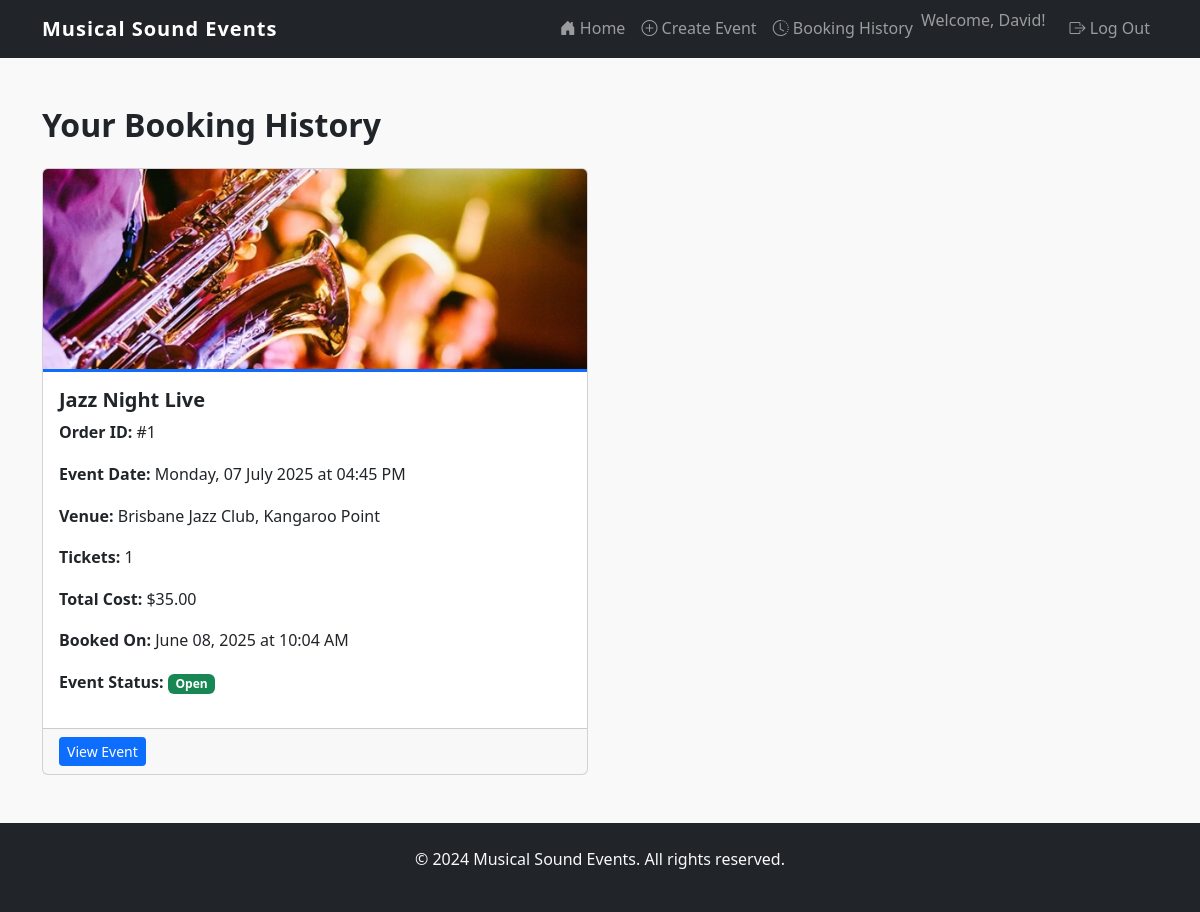
The page /history (signed in) on the database its author committed.
### website/models.py (models this page shows)
class User(db.Model, UserMixin):
    id = db.Column(db.Integer, primary_key=True)
    first_name = db.Column(db.String(100), nullable=False)
    surname = db.Column(db.String(100), nullable=False)
    name = db.Column(db.String(150), nullable=False, unique=True)
    email = db.Column(db.String(150), nullable=False, unique=True)
    password_hash = db.Column(db.String(150), nullable=False)
    contact_number = db.Column(db.String(20), nullable=False)
    street_address = db.Column(db.Text, nullable=False)
    comments = db.relationship('Comment', backref='user')
    orders = db.relationship('Order', backref='user')
    events = db.relationship('Event', backref='creator')

class Order(db.Model):
    id = db.Column(db.Integer, primary_key=True)
    quantity = db.Column(db.Integer, nullable=False)
    total_cost = db.Column(db.Float, nullable=False)
    timestamp = db.Column(db.DateTime, default=datetime.utcnow, nullable=False)
    user_id = db.Column(db.Integer, db.ForeignKey('user.id'), nullable=False)
    event_id = db.Column(db.Integer, db.ForeignKey('event.id'), nullable=False)

class Event(db.Model):
    id = db.Column(db.Integer, primary_key=True)
    name = db.Column(db.String(150), nullable=False)
    description = db.Column(db.Text, nullable=False)
    date = db.Column(db.DateTime, nullable=False)
    venue = db.Column(db.String(200), nullable=False)
    image = db.Column(db.String(400), nullable=True, default='default_event.jpg')
    category = db.Column(db.String(50), nullable=False)
    price = db.Column(db.Float, nullable=False)
    tickets_available = db.Column(db.Integer, nullable=False)
    status = db.Column(db.String(20), nullable=False, default='Open')
    created_at = db.Column(db.DateTime, default=datetime.utcnow)
    user_id = db.Column(db.Integer, db.ForeignKey('user.id'), nullable=False)
    comments = db.relationship('Comment', backref='event', cascade='all, delete-orphan')
    orders = db.relationship('Order', backref='event')

### website/views.py (the view)
@main_bp.route('/history')# Route to view booking history
@login_required
def booking_history():
    orders = Order.query.filter_by(user_id=current_user.id).order_by(Order.timestamp.desc()).all()
    return render_template('history.html', orders=orders)

### website/templates/history.html (shortened to what this page needs)
{% extends "base.html" %}
{% block content %}
<div class="container my-5">
    <h2 class="mb-4">Your Booking History</h2>
    {% if orders %}
        <div class="row row-cols-1 row-cols-md-2 g-4">
            {% for order in orders %}
                <div class="col">
                    <div class="card h-100">
                        <img src="{{ url_for('static', filename='img/' + order.event.image) }}"
                             class="card-img-top" alt="{{ order.event.name }}" style="height: 200px; object-fit: cover;">
                        <div class="card-body">
                            <h5 class="card-title">{{ order.event.name }}</h5>
                            <p><strong>Order ID:</strong> #{{ order.id }}</p>
                            <p><strong>Event Date:</strong> {{ order.event.date.strftime('%A, %d %B %Y at %I:%M %p') }}</p>
                            <p><strong>Venue:</strong> {{ order.event.venue }}</p>
                            <p><strong>Tickets:</strong> {{ order.quantity }}</p>
                            <p><strong>Total Cost:</strong> ${{ "%.2f"|format(order.total_cost) }}</p>
                            <p><strong>Booked On:</strong> {{ order.timestamp.strftime('%B %d, %Y at %I:%M %p') }}</p>
                            <p><strong>Event Status:</strong>
                                {% if order.event.status == 'Open' %}
                                    <span class="badge bg-success">{{ order.event.status }}</span>
                                {% elif order.event.status == 'Sold Out' %}
                                    <span class="badge bg-warning text-dark">{{ order.event.status }}</span>
                                {% elif order.event.status == 'Inactive' %}
                                    <span class="badge bg-secondary">{{ order.event.status }}</span>
                                {% elif order.event.status == 'Cancelled' %}
                                    <span class="badge bg-danger">{{ order.event.status }}</span>
                                {% endif %}
                            </p>
                        </div>
                        <div class="card-footer">
                            <a href="{{ url_for('main.event_detail', id=order.event.id) }}" class="btn btn-primary btn-sm">View Event</a>
                        </div>
                    </div>
                </div>
            {% endfor %}
        </div>
    {% else %}
        <div class="text-center py-5">
            <h3>No bookings yet</h3>
            <p class="text-muted">You haven't booked any events yet. Browse our events to get started!</p>
            <a href="{{ url_for('main.index') }}" class="btn btn-primary">Browse Events</a>
        </div>
    {% endif %}
</div>
{% endblock %}

### website/templates/base.html (shortened to what this page needs)
<!DOCTYPE html>
<html lang="en">
<head>
    <link href="https://cdn.jsdelivr.net/npm/bootstrap@5.3.2/dist/css/bootstrap.min.css" rel="stylesheet">
    <link href="https://cdn.jsdelivr.net/npm/bootstrap-icons@1.10.5/font/bootstrap-icons.css" rel="stylesheet">
    <link rel="stylesheet" href="{{ url_for('static', filename='style/style.css') }}" />
</head>
<body>
    <header>
        <nav class="navbar navbar-expand-lg navbar-dark bg-dark">
            <div class="container">
                <a class="navbar-brand" href="{{ url_for('main.index') }}">Musical Sound Events</a>
                <div class="collapse navbar-collapse" id="navbarNav">
                    <ul class="navbar-nav ms-auto">
                        <li class="nav-item">
                            <a class="nav-link" href="{{ url_for('main.index') }}">
                                <i class="bi bi-house-door-fill"></i> Home
                            </a>
                        </li>
                        {% if current_user.is_authenticated %}
                            <li class="nav-item">
                                <a class="nav-link" href="{{ url_for('main.create_event') }}">
                                    <i class="bi bi-plus-circle"></i> Create Event
                                </a>
                            </li>
                            <li class="nav-item">
                                <a class="nav-link" href="{{ url_for('main.booking_history') }}">
                                    <i class="bi bi-clock-history"></i> Booking History
                                </a>
                            </li>
                            <li class="nav-item">
                                <span class="navbar-text me-3">Welcome, {{ current_user.first_name }}!</span>
                            </li>
                            <li class="nav-item">
                                <a class="nav-link" href="{{ url_for('auth.logout') }}">
                                    <i class="bi bi-box-arrow-right"></i> Log Out
                                </a>
                            </li>
                        {% endif %}
                    </ul>
                </div>
            </div>
        </nav>
    </header>
    <main>
        {% block content %}
        {% endblock %}
    </main>
    <footer class="footer bg-dark text-light py-4 mt-5">
        <div class="container text-center">
            <p>&copy; 2024 Musical Sound Events. All rights reserved.</p>
        </div>
    </footer>
</body>
</html>

### website/static/style/style.css (style rules this page uses)
body { font-family: 'Segoe UI', sans-serif; line-height: 1.6; background-color: #f9f9f9; }
.navbar-brand { font-weight: bold; letter-spacing: 1px; }
.card { transition: transform 0.3s ease, box-shadow 0.3s ease; }
.btn-primary { background-color: #0d6efd; border: none; }
h2, h4, h5 { font-weight: 600; }
.card-title { font-size: 1.25rem; }
.card .card-body { background-color: #fff; border-top: 3px solid #0d6efd; }

### rows shown on the page
User: first_name "David"
Order: image (picture), event.name "Jazz Night Live", id "1", event "Monday, 07 July 2025 at 04:45 PM", event.venue "Brisbane Jazz Club, Kangaroo Point", quantity "1", total_cost "35.00", timestamp "June 08, 2025 at 10:04 AM", event.status "Open"
